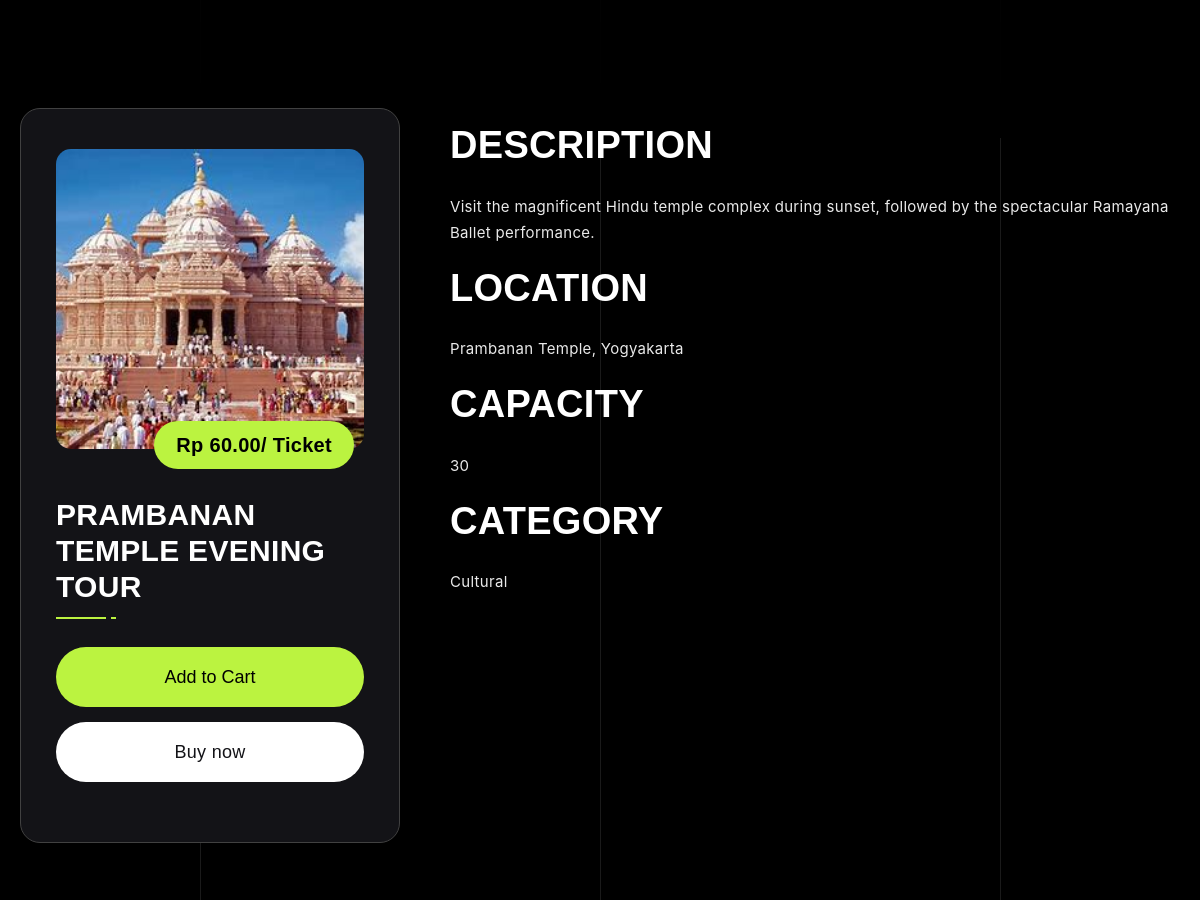
The page /product/booking.php?id=P005 (middle part) on the database as committed earlier.
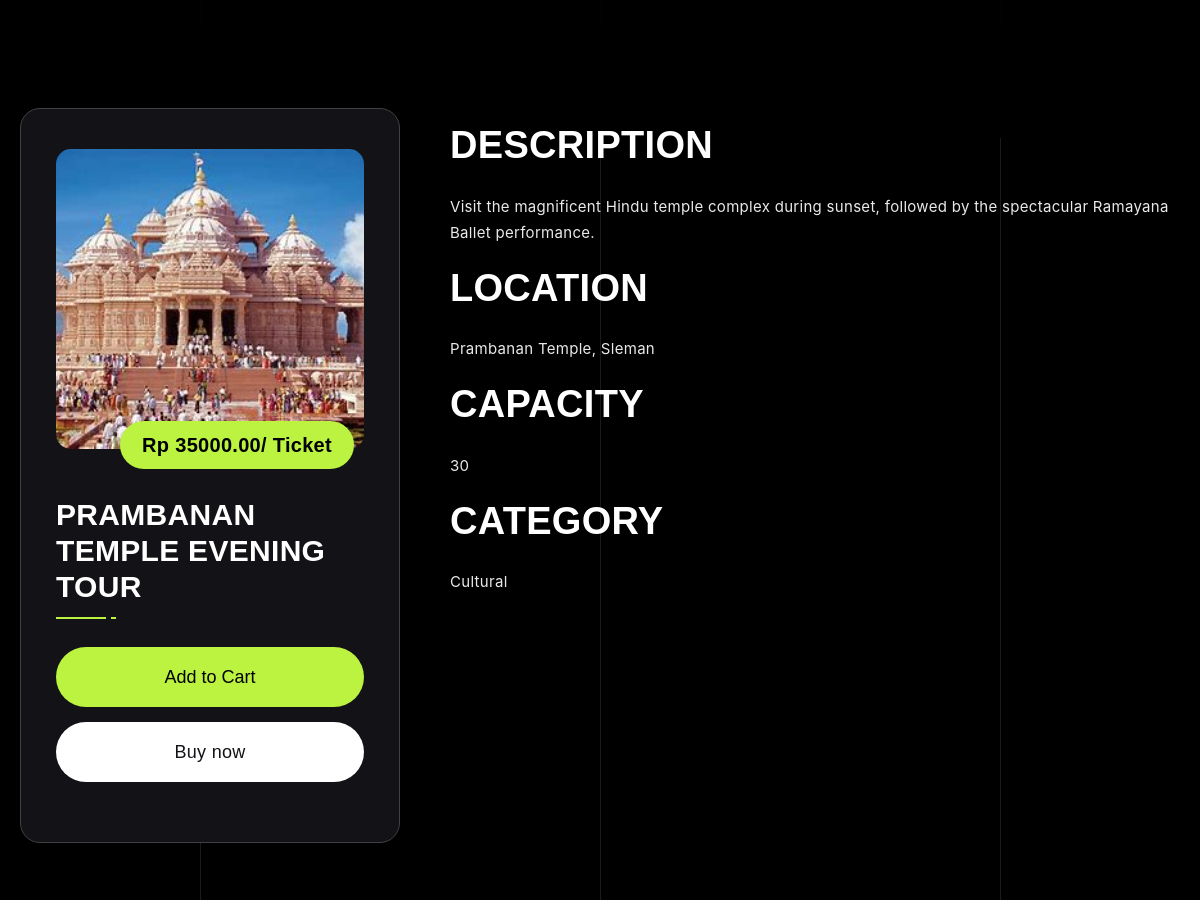
The same page on the database as committed later.
### tables this page shows
CREATE TABLE `places` (
  `id` varchar(255) NOT NULL,
  `business_id` varchar(255) NOT NULL,
  `name` varchar(255) NOT NULL,
  `description` text NOT NULL,
  `location` text NOT NULL,
  `city` varchar(255) NOT NULL,
  `price` decimal(10,2) NOT NULL,
  `capacity` int(11) NOT NULL,
  `category` varchar(255) NOT NULL,
  `average_rating` decimal(3,2) DEFAULT 0.00,
  `created_at` timestamp NOT NULL DEFAULT current_timestamp(),
  `updated_at` timestamp NOT NULL DEFAULT '0000-00-00 00:00:00' ON UPDATE current_timestamp()
);

### functions/database_functions.php (called while the page is built, shortened)
<?php
require_once __DIR__ . '/../config/db_connect.php';
function getPlaceById($id) {
  global $db;
  try {
      $query = "
          SELECT
              p.*,
              (SELECT image_url FROM place_images WHERE place_id = p.id LIMIT 1) as image_url,
              GROUP_CONCAT(pi.image_url) as all_images
          FROM places p
          LEFT JOIN place_images pi ON p.id = pi.place_id
          WHERE p.id = ?
          GROUP BY p.id
      ";
      $stmt = $db->prepare($query);
      $stmt->execute([$id]);
      return $stmt->fetch();
  } catch(Exception $e) {
      error_log($e->getMessage());
      return null;
  }
}

### product/booking.php (the view, shortened to what this page needs)
<?php
require_once '../functions/database_functions.php';
$place_id = isset($_GET['id']) ? $_GET['id'] : null;
$place = getPlaceById($place_id);
?>
<!DOCTYPE html>
<html data-wf-page="670c293f5947824a1a06bbcc" data-wf-site="66f00efc0ba3b86a13792a55" lang="en"
  data-wf-collection="670c293f5947824a1a06bb99" data-wf-item-slug="professional">
<head>
  <link href="../css/agency-nx.webflow.6599087d1.min.css" rel="stylesheet" type="text/css" />
  <link href="../css/style.css" rel="stylesheet" type="text/css" />
</head>
<body>
  <div data-w-id="4488c831-15cc-bbfd-b1b7-2207aaba1633" class="site-wrapper">
    <section class="banner" style="margin-bottom: -150px;">
    </section>
    <section class="section">
      <div class="container">
        <div class="_2-column-block-top">
          <div class="sidebar">
            <div class="widget">
              <div class="relative-block"><img
                  data-wf-sku-bindings="%5B%7B%22from%22%3A%22f_main_image_4dr%22%2C%22to%22%3A%22src%22%7D%5D"
                  src="../<?php echo htmlspecialchars($place['image_url']); ?>" alt="" loading="eager"
                  sizes="(max-width: 479px) 100vw, (max-width: 767px) 77vw, (max-width: 991px) 85vw, 308px"
                  srcset="../<?php echo htmlspecialchars($place['image_url']); ?>, ../<?php echo htmlspecialchars($place['image_url']); ?>, ../images/<?php echo htmlspecialchars($place['image_url']); ?>"
                  class="course-cover-image" />
                <div data-wf-sku-bindings="%5B%7B%22from%22%3A%22f_price_%22%2C%22to%22%3A%22innerHTML%22%7D%5D"
                  class="course-price">Rp <?php echo htmlspecialchars($place['price']); ?>/ Ticket</div>
              </div>
              <div class="mt-20px">
                <h2 class="_30px-text"><?php echo htmlspecialchars($place['name']); ?></h2>
                <div class="sidebar-title-divider-wrapper">
                  <div class="title-divider-50px"></div>
                  <div class="title-divider-5px"></div>
                </div>
              </div>
              <div class="mb-20px">
                <form data-node-type="commerce-add-to-cart-form" data-commerce-sku-id="670d3c3488b523ffda439003"
                  data-loading-text="Adding to cart..." data-commerce-product-id="670d3c3362e9770b8feab68f"
                  class="w-commerce-commerceaddtocartform default-state"><input type="number" pattern="^[0-9]+$"
                    <div class="primary-button user-button">
                        <input type="submit"
                            data-node-type="commerce-add-to-cart-button"
                            data-loading-text="Adding to cart..."
                            aria-busy="false"
                            aria-haspopup="dialog"
                            class="w-commerce-commerceaddtocartbutton custom-button black"
                            value="Add to Cart"
                            onclick="<?php
                                if(!isset($_SESSION['user_id'])) {
                                    echo 'window.location.href=\'../register.php\'';
                                } else {
                                    echo 'window.location.href=\'../checkout.php\'';
                                }
                            ?>" />
                    </div>
                    <a data-node-type="commerce-buy-now-button"
                        data-default-text="Buy now"
                        data-subscription-text="Subscribe now"
                        aria-busy="false"
                        aria-haspopup="false"
                        class="w-commerce-commercebuynowbutton default-button-white"
                        href="<?php
                            if(!isset($_SESSION['user_id'])) {
                                echo '../register.php';
                            } else {
                                echo '../checkout.php';
                            }
                        ?>">
                        Buy now
                    </a>
                </form>
              </div>
            </div>
          </div>
          <div class="main-block">
            <div class="rich-text-block w-richtext">
              <h3>Description</h3>
              <p><?php echo htmlspecialchars($place['description']); ?></p>
              <h3>Location</h3>
              <p><?php echo htmlspecialchars($place['location']); ?></p>
              <h3>Capacity</h3>
              <p><?php echo htmlspecialchars($place['capacity']); ?></p>
              <h3>Category</h3>
              <p><?php echo htmlspecialchars($place['category']); ?></p>
            </div>
          </div>
        </div>
      </div>
    </section>
    <footer class="footer">
      <div data-w-id="9fe381cd-c836-00c2-b807-19331181b79b" class="site-line-wrapper">
      </div>
    </footer>
  </div>
</body>
</html>

### product/booking.php (style rules this page uses)
body { -webkit-font-smoothing: antialiased; -moz-osx-font-smoothing: grayscale; }

Rows that differ between the two databases and show on the page:
changed places "PRAMBANAN TEMPLE EVENING TOUR": price "60.00" → "35000.00"; location "Prambanan Temple, Yogyakarta" → "Prambanan Temple, Sleman"
